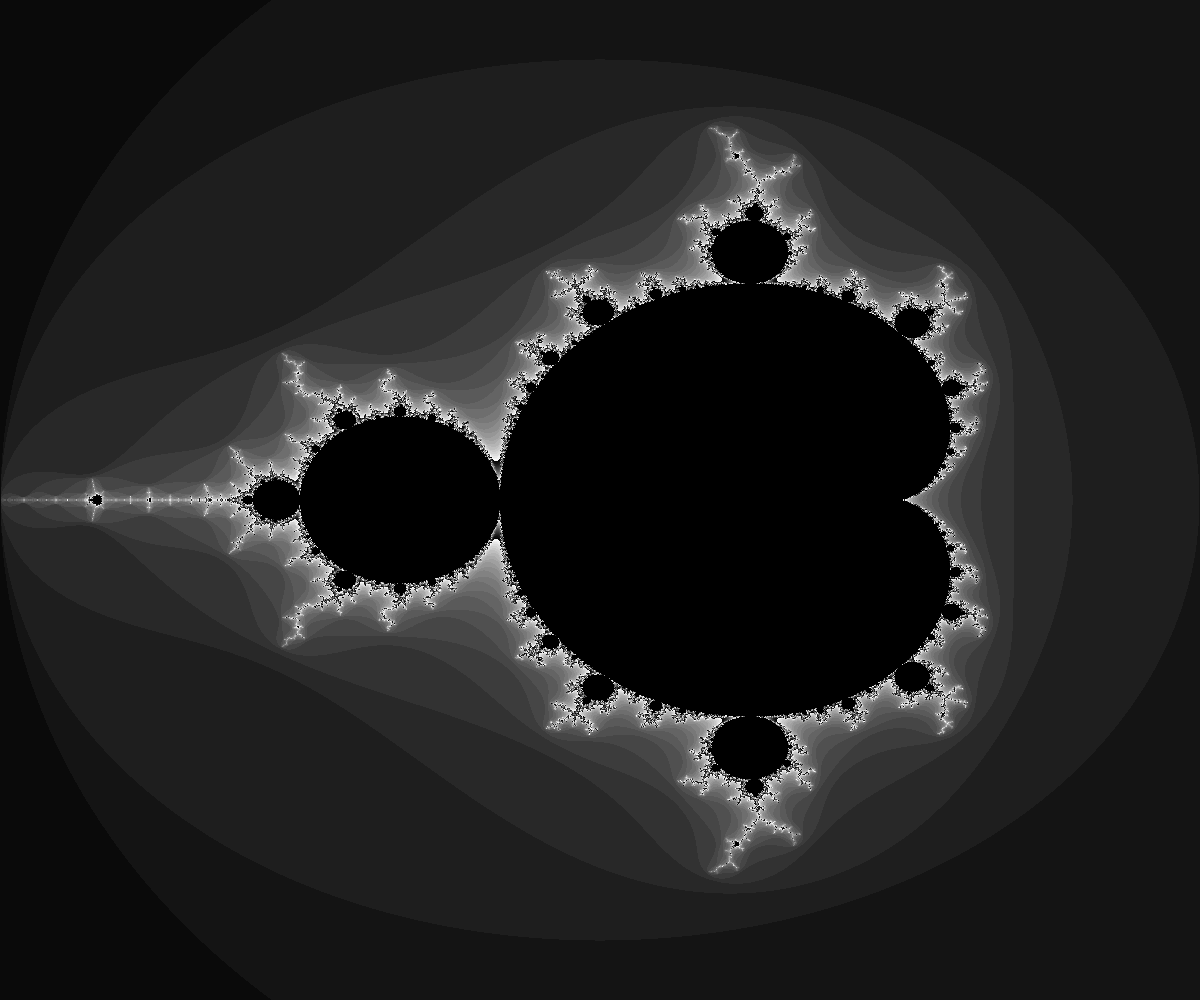

The script that saved this image:
from PIL import Image
import numpy as np

def mandelbrot(width, height, max_iter):
    # Create a blank white image
    img = Image.new('RGB', (width, height), color='white')
    pixels = img.load()

    # Define the region of the complex plane to display
    x_min, x_max, y_min, y_max = -2.0, 1.0, -1.5, 1.5

    # Scale the pixels to the complex plane
    for x in range(width):
        for y in range(height):
            zx, zy = x * (x_max - x_min) / (width - 1) + x_min, y * (y_max - y_min) / (height - 1) + y_min
            c = complex(zx, zy)
            z = 0.0j
            iter_count = 0

            # Iterate to determine the pixel color based on convergence
            while abs(z) <= 2 and iter_count < max_iter:
                z = z * z + c
                iter_count += 1

            # Assign color based on the number of iterations
            color = (iter_count * 10) % 256  # Just an example of coloring
            pixels[x, y] = (color, color, color)

    return img

# Create the Mandelbrot image
image = mandelbrot(1200, 1000, 512)
# image.show()  # Display the image

# Save the image if you'd like
image.save("mandelbrot_placeholder.png")
